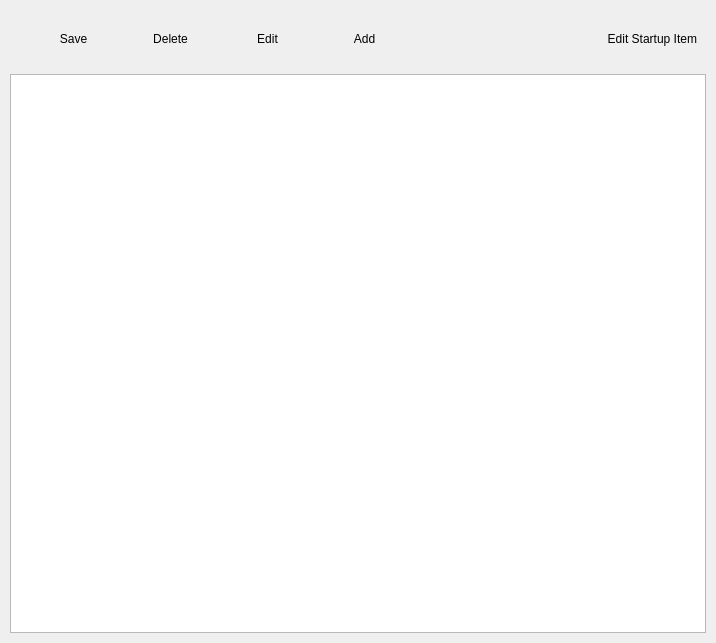
<?xml version="1.0" encoding="UTF-8"?>
<ui version="4.0">
 <class>manageStart</class>
 <widget class="QWidget" name="manageStart">
  <property name="geometry">
   <rect>
    <x>0</x>
    <y>0</y>
    <width>716</width>
    <height>643</height>
   </rect>
  </property>
  <property name="windowTitle">
   <string>Startup Manager</string>
  </property>
  <layout class="QVBoxLayout" name="verticalLayout_main">
   <property name="leftMargin">
    <number>10</number>
   </property>
   <property name="topMargin">
    <number>10</number>
   </property>
   <property name="rightMargin">
    <number>10</number>
   </property>
   <property name="bottomMargin">
    <number>10</number>
   </property>
   <item>
    <widget class="QWidget" name="horizontalLayoutWidget" native="true">
     <property name="sizePolicy">
      <sizepolicy hsizetype="Preferred" vsizetype="Fixed">
       <horstretch>0</horstretch>
       <verstretch>0</verstretch>
      </sizepolicy>
     </property>
     <layout class="QHBoxLayout" name="horizontalLayout">
      <item>
       <widget class="QWidget" name="widget" native="true">
        <property name="minimumSize">
         <size>
          <width>400</width>
          <height>0</height>
         </size>
        </property>
        <layout class="QGridLayout" name="gridLayout">
         <item row="0" column="2">
          <widget class="QPushButton" name="pushButton_3">
           <property name="text">
            <string>Edit</string>
           </property>
           <property name="icon">
            <iconset resource="../../Resource.qrc">
             <normaloff>:/public/IconaMoon/General/Edit - 24x24.png</normaloff>:/public/IconaMoon/General/Edit - 24x24.png</iconset>
           </property>
           <property name="iconSize">
            <size>
             <width>24</width>
             <height>24</height>
            </size>
           </property>
           <property name="flat">
            <bool>true</bool>
           </property>
          </widget>
         </item>
         <item row="0" column="0">
          <widget class="QPushButton" name="pushButton">
           <property name="text">
            <string>Save</string>
           </property>
           <property name="icon">
            <iconset resource="../../Resource.qrc">
             <normaloff>:/public/IconaMoon/Interface/Check Square - 24x24.png</normaloff>:/public/IconaMoon/Interface/Check Square - 24x24.png</iconset>
           </property>
           <property name="iconSize">
            <size>
             <width>24</width>
             <height>24</height>
            </size>
           </property>
           <property name="flat">
            <bool>true</bool>
           </property>
          </widget>
         </item>
         <item row="0" column="1">
          <widget class="QPushButton" name="pushButton_4">
           <property name="text">
            <string>Delete</string>
           </property>
           <property name="icon">
            <iconset resource="../../Resource.qrc">
             <normaloff>:/public/IconaMoon/General/Trash - 24x24.png</normaloff>:/public/IconaMoon/General/Trash - 24x24.png</iconset>
           </property>
           <property name="iconSize">
            <size>
             <width>24</width>
             <height>24</height>
            </size>
           </property>
           <property name="flat">
            <bool>true</bool>
           </property>
          </widget>
         </item>
         <item row="0" column="3">
          <widget class="QPushButton" name="pushButton_2">
           <property name="toolTipDuration">
            <number>-1</number>
           </property>
           <property name="text">
            <string>Add</string>
           </property>
           <property name="icon">
            <iconset resource="../../Resource.qrc">
             <normaloff>:/public/IconaMoon/Math/Sign -  Plus Square - 24x24.png</normaloff>:/public/IconaMoon/Math/Sign -  Plus Square - 24x24.png</iconset>
           </property>
           <property name="iconSize">
            <size>
             <width>24</width>
             <height>24</height>
            </size>
           </property>
           <property name="flat">
            <bool>true</bool>
           </property>
          </widget>
         </item>
        </layout>
       </widget>
      </item>
      <item>
       <widget class="QLabel" name="label">
        <property name="text">
         <string>Edit Startup Item</string>
        </property>
        <property name="alignment">
         <set>Qt::AlignRight|Qt::AlignTrailing|Qt::AlignVCenter</set>
        </property>
       </widget>
      </item>
     </layout>
    </widget>
   </item>
   <item>
    <widget class="QTreeView" name="treeView">
     <property name="sizePolicy">
      <sizepolicy hsizetype="Expanding" vsizetype="Expanding">
       <horstretch>0</horstretch>
       <verstretch>1</verstretch>
      </sizepolicy>
     </property>
    </widget>
   </item>
  </layout>
 </widget>
 <resources>
  <include location="../../Resource.qrc"/>
 </resources>
 <connections/>
</ui>
